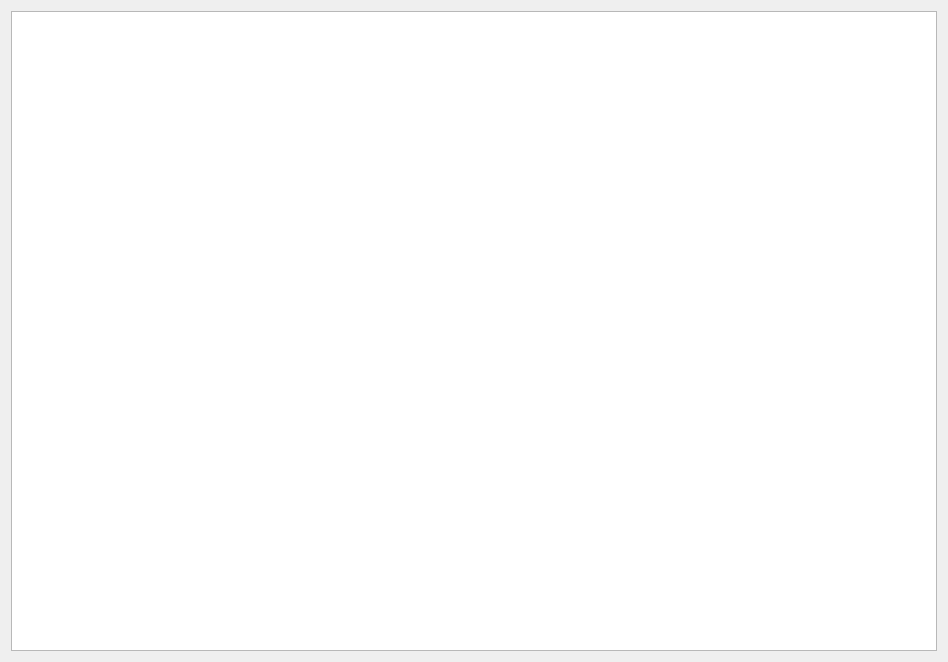
<?xml version="1.0" encoding="UTF-8"?>
<ui version="4.0">
 <class>Dialog</class>
 <widget class="QDialog" name="Dialog">
  <property name="geometry">
   <rect>
    <x>0</x>
    <y>0</y>
    <width>948</width>
    <height>662</height>
   </rect>
  </property>
  <property name="windowTitle">
   <string>Dialog</string>
  </property>
  <layout class="QVBoxLayout" name="verticalLayout">
   <item>
    <widget class="QGraphicsView" name="graphicsView"/>
   </item>
  </layout>
 </widget>
 <layoutdefault spacing="6" margin="11"/>
 <resources/>
 <connections/>
</ui>
